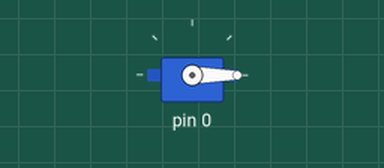
The sketch below on a simulated Arduino Uno, built for the host (arithmetic inside an expression is 32-bit, double 64-bit). Shown: servo.

Above: at 0.05 s.
At 1.5 s:
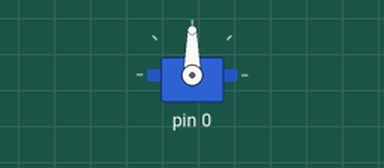
At 3.0 s:
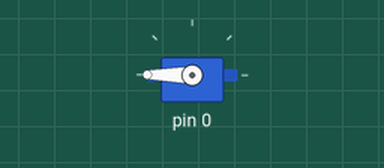
Timing chart, 0 to 6.9 s (numbered marks = the images above):
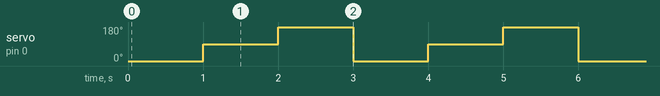

The sketch:

servo.ino
```cpp
#include <Servo.h>
  Servo myServo; // creează un obiect servo
  void setup() {
    myServo.attach(PA0); // atașează servomotorul la pinul PA0 (sau orice alt pin PWM disponibil)
  }
void loop() {
  myServo.write(0); // poziționează la 0 grade
  delay(1000); // așteaptă 1 secundă
  myServo.write(90); // poziționează la 90 de grade
  delay(1000);
  myServo.write(180); // poziționează la 180 de grade
  delay(1000);
}
```

Measured:
- by itself, servo on pin 0: repeats every 3.0 s: 180° 1.0 s, 0° 1.0 s, 90° 1.0 s
